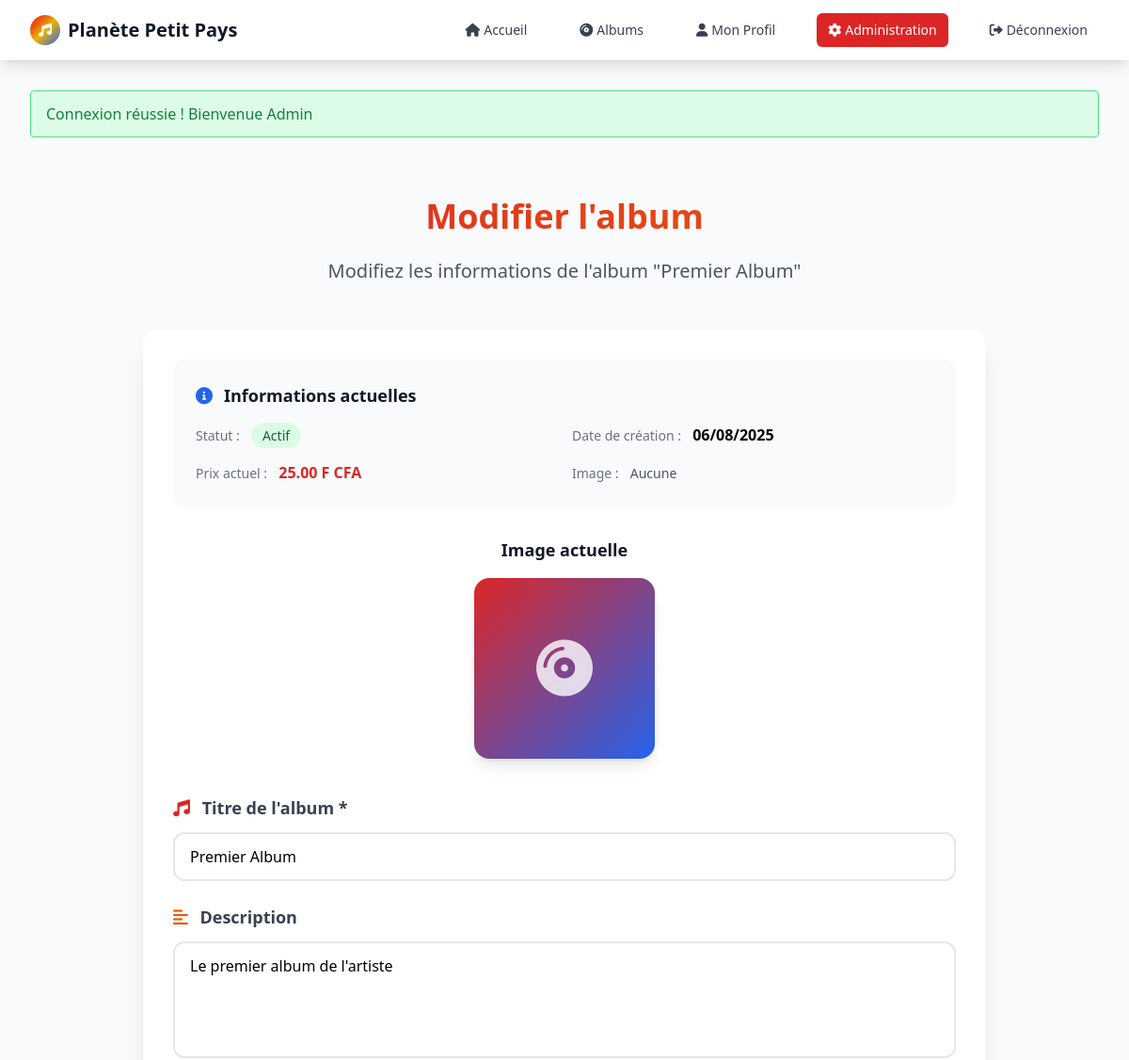
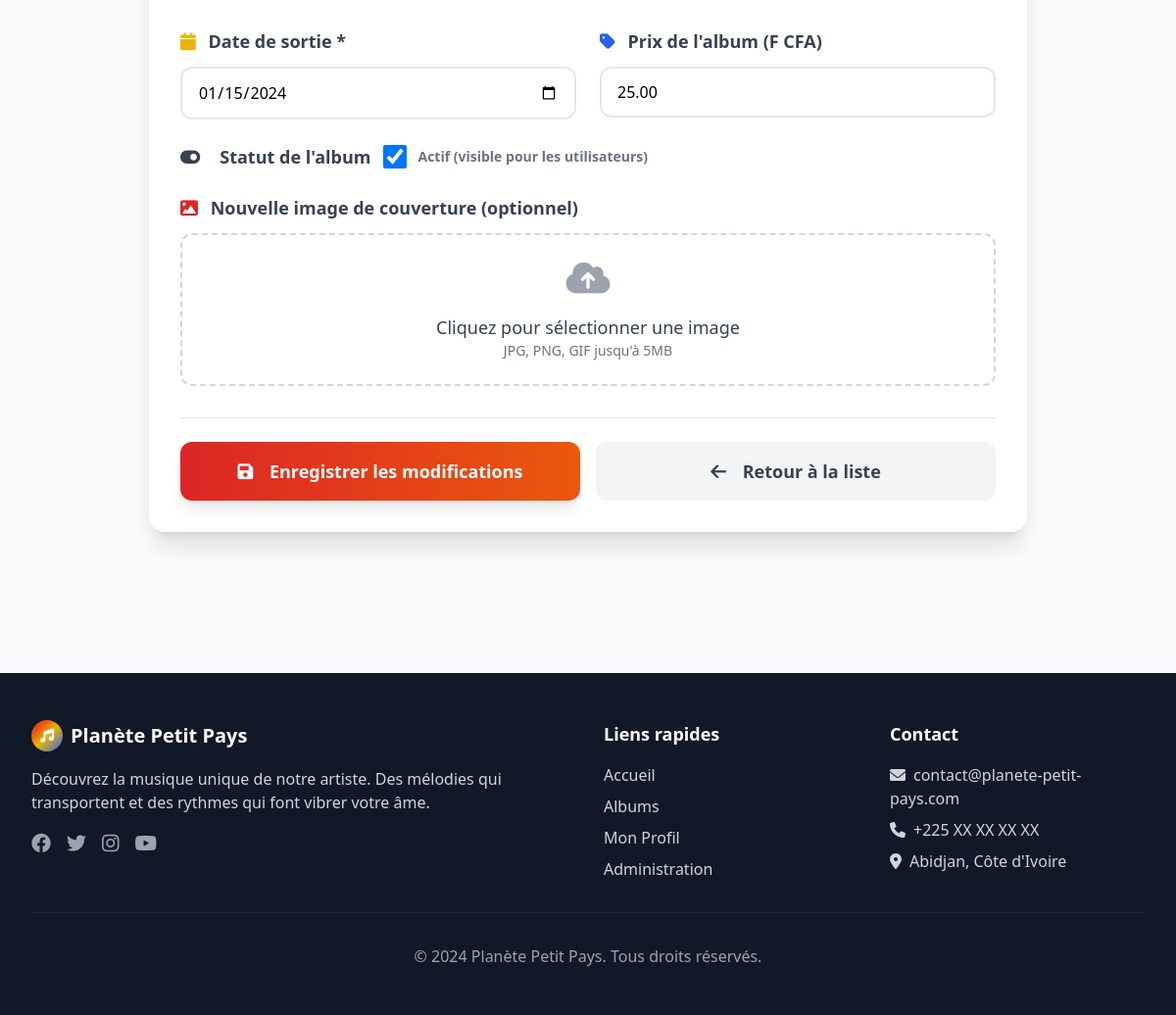
The page /admin/modifier_album.php?id=1 (signed in) on the database its author committed (2 pictures, top to bottom).
### tables this page shows
CREATE TABLE IF NOT EXISTS `albums` (
  `id` int NOT NULL AUTO_INCREMENT,
  `titre` varchar(200) NOT NULL,
  `description` text,
  `date_sortie` date DEFAULT NULL,
  `image_url` varchar(255) DEFAULT NULL,
  `prix_album` decimal(10,2) DEFAULT '0.00',
  `actif` tinyint(1) DEFAULT '1',
  `date_creation` datetime DEFAULT CURRENT_TIMESTAMP,
  PRIMARY KEY (`id`),
  KEY `idx_titre` (`titre`),
  KEY `idx_date_sortie` (`date_sortie`)
);

### admin/modifier_album.php (the view, shortened to what this page needs)
<?php
require_once '../includes/functions.php';
$album_id = isset($_GET['id']) ? (int)$_GET['id'] : 0;
try {
    $pdo = getDBConnection();
    $stmt = $pdo->prepare("SELECT * FROM albums WHERE id = ?");
    $stmt->execute([$album_id]);
    $album = $stmt->fetch();
} catch (PDOException $e) {
    setMessage('error', 'Erreur lors de la récupération de l\'album');
    redirect('liste_albums.php');
}
require_once '../includes/admin_header.php';
?>
<div class="max-w-4xl mx-auto py-12 animate-fade-in">
    <div class="text-center mb-12">
        <h1 class="text-4xl font-bold mb-6 bg-gradient-to-r from-primary-red to-primary-orange bg-clip-text text-transparent">
        </h1>
        <p class="text-xl text-gray-600 max-w-2xl mx-auto">
            Modifiez les informations de l'album "<?= htmlspecialchars($album['titre']) ?>"
        </p>
    </div>
    <div class="bg-white rounded-2xl shadow-xl p-8 animate-slide-up">
        <form method="POST" enctype="multipart/form-data" class="space-y-8">
            <div class="bg-gray-50 rounded-xl p-6 mb-8">
                <h3 class="text-lg font-semibold text-gray-900 mb-4 flex items-center">
                    <i class="fas fa-info-circle mr-3 text-primary-blue"></i>
                    Informations actuelles
                </h3>
                <div class="grid grid-cols-1 md:grid-cols-2 gap-4">
                    <div>
                        <span class="text-sm font-medium text-gray-500">Statut :</span>
                        <span class="ml-2 px-3 py-1 bg-<?= $album['actif'] ? 'green' : 'red' ?>-100 text-<?= $album['actif'] ? 'green' : 'red' ?>-800 rounded-full text-sm font-medium">
                            <?= $album['actif'] ? 'Actif' : 'Inactif' ?>
                        </span>
                    </div>
                    <div>
                        <span class="text-sm font-medium text-gray-500">Date de création :</span>
                        <span class="ml-2 font-semibold"><?= date('d/m/Y', strtotime($album['date_creation'])) ?></span>
                    </div>
                    <div>
                        <span class="text-sm font-medium text-gray-500">Prix actuel :</span>
                        <span class="ml-2 font-semibold text-primary-red"><?= htmlspecialchars($album['prix_album']) ?> F CFA</span>
                    </div>
                    <div>
                        <span class="text-sm font-medium text-gray-500">Image :</span>
                        <span class="ml-2 text-sm text-gray-600"><?= $album['image_url'] ? 'Présente' : 'Aucune' ?></span>
                    </div>
                </div>
            </div>
            <div class="text-center">
                <h3 class="text-lg font-semibold text-gray-900 mb-4">Image actuelle</h3>
                <div class="inline-block relative group">
                    <div class="w-48 h-48 bg-gradient-to-br from-primary-red to-primary-blue rounded-2xl overflow-hidden shadow-lg">
                        <?php if (!empty($album['image_url'])): ?>
                            <img src="../<?= htmlspecialchars($album['image_url']) ?>"
                                 alt="<?= htmlspecialchars($album['titre']) ?>"
                                 class="w-full h-full object-cover group-hover:scale-110 transition-transform duration-300">
                        <?php else: ?>
                            <div class="w-full h-full flex items-center justify-center">
                                <i class="fas fa-compact-disc text-6xl text-white opacity-80"></i>
                            </div>
                        <?php endif; ?>
                    </div>
                </div>
            </div>
            <div class="grid grid-cols-1 md:grid-cols-2 gap-6">
                <div class="md:col-span-2">
                    <label class="block text-gray-700 font-semibold mb-3 text-lg">
                        <i class="fas fa-music mr-2 text-primary-red"></i>
                        Titre de l'album *
                    </label>
                    <input type="text" name="titre"
                           class="w-full border-2 border-gray-200 rounded-xl px-4 py-3 focus:border-primary-red focus:ring-2 focus:ring-primary-red/20 transition-all duration-300"
                           required
                           value="<?= htmlspecialchars($album['titre']) ?>">
                </div>
                <div class="md:col-span-2">
                    <label class="block text-gray-700 font-semibold mb-3 text-lg">
                        <i class="fas fa-align-left mr-2 text-primary-orange"></i>
                        Description
                    </label>
                    <textarea name="description" rows="4"
                              class="w-full border-2 border-gray-200 rounded-xl px-4 py-3 focus:border-primary-orange focus:ring-2 focus:ring-primary-orange/20 transition-all duration-300 resize-none"
                              placeholder="Description détaillée de l'album..."><?= htmlspecialchars($album['description']) ?></textarea>
                </div>
                <div>
                    <label class="block text-gray-700 font-semibold mb-3 text-lg">
                        <i class="fas fa-calendar mr-2 text-primary-yellow"></i>
                        Date de sortie *
                    </label>
                    <input type="date" name="date_sortie"
                           class="w-full border-2 border-gray-200 rounded-xl px-4 py-3 focus:border-primary-yellow focus:ring-2 focus:ring-primary-yellow/20 transition-all duration-300"
                           required
                           value="<?= htmlspecialchars($album['date_sortie']) ?>">
                </div>
                <div>
                    <label class="block text-gray-700 font-semibold mb-3 text-lg">
                        <i class="fas fa-tag mr-2 text-primary-blue"></i>
                        Prix de l'album (F CFA)
                    </label>
                    <input type="number" name="prix_album" min="0" step="0.01"
                           class="w-full border-2 border-gray-200 rounded-xl px-4 py-3 focus:border-primary-blue focus:ring-2 focus:ring-primary-blue/20 transition-all duration-300"
                           value="<?= htmlspecialchars($album['prix_album']) ?>"
                           placeholder="0.00">
                </div>
                <div class="md:col-span-2">
                    <label class="flex items-center space-x-3 text-gray-700 font-semibold text-lg">
                        <i class="fas fa-toggle-on mr-2 text-primary-green"></i>
                        <span>Statut de l'album</span>
                        <input type="checkbox" name="actif" value="1"
                               class="w-6 h-6 rounded border-gray-300 text-primary-green focus:ring-primary-green"
                               <?= $album['actif'] ? 'checked' : '' ?>>
                        <span class="text-sm text-gray-500">Actif (visible pour les utilisateurs)</span>
                    </label>
                </div>
                <div class="md:col-span-2">
                    <label class="block text-gray-700 font-semibold mb-3 text-lg">
                        <i class="fas fa-image mr-2 text-primary-red"></i>
                        Nouvelle image de couverture (optionnel)
                    </label>
                    <div class="border-2 border-dashed border-gray-300 rounded-xl p-6 text-center hover:border-primary-red transition-colors duration-300 relative">
                        <div class="space-y-4">
                            <i class="fas fa-cloud-upload-alt text-4xl text-gray-400"></i>
                            <div>
                                <p class="text-lg font-medium text-gray-700">Cliquez pour sélectionner une image</p>
                                <p class="text-sm text-gray-500">JPG, PNG, GIF jusqu'à 5MB</p>
                            </div>
                        </div>
                    </div>
                </div>
            </div>
            <div class="flex flex-col sm:flex-row gap-4 pt-6 border-t border-gray-200">
                <button type="submit"
                        class="flex-1 bg-gradient-to-r from-primary-red to-primary-orange text-white px-8 py-4 rounded-xl font-semibold text-lg hover:from-red-700 hover:to-orange-700 transform hover:scale-105 transition-all duration-300 shadow-lg">
                    <i class="fas fa-save mr-3"></i>
                    Enregistrer les modifications
                </button>
                <a href="liste_albums.php"
                   class="flex-1 bg-gray-100 text-gray-700 px-8 py-4 rounded-xl font-semibold text-lg hover:bg-gray-200 transform hover:scale-105 transition-all duration-300 text-center">
                    <i class="fas fa-arrow-left mr-3"></i>
                    Retour à la liste
                </a>
            </div>
        </form>
    </div>
</div>
<?php require_once '../includes/admin_footer.php'; ?>

### rows shown on the page
albums: titre "Premier Album", date_creation "06/08/2025", prix_album "25.00", description "Le premier album de l'artiste", date_sortie "01/15/2024", actif "☑"

### other values the page prints
$message['text'] "Connexion réussie ! Bienvenue Admin"
